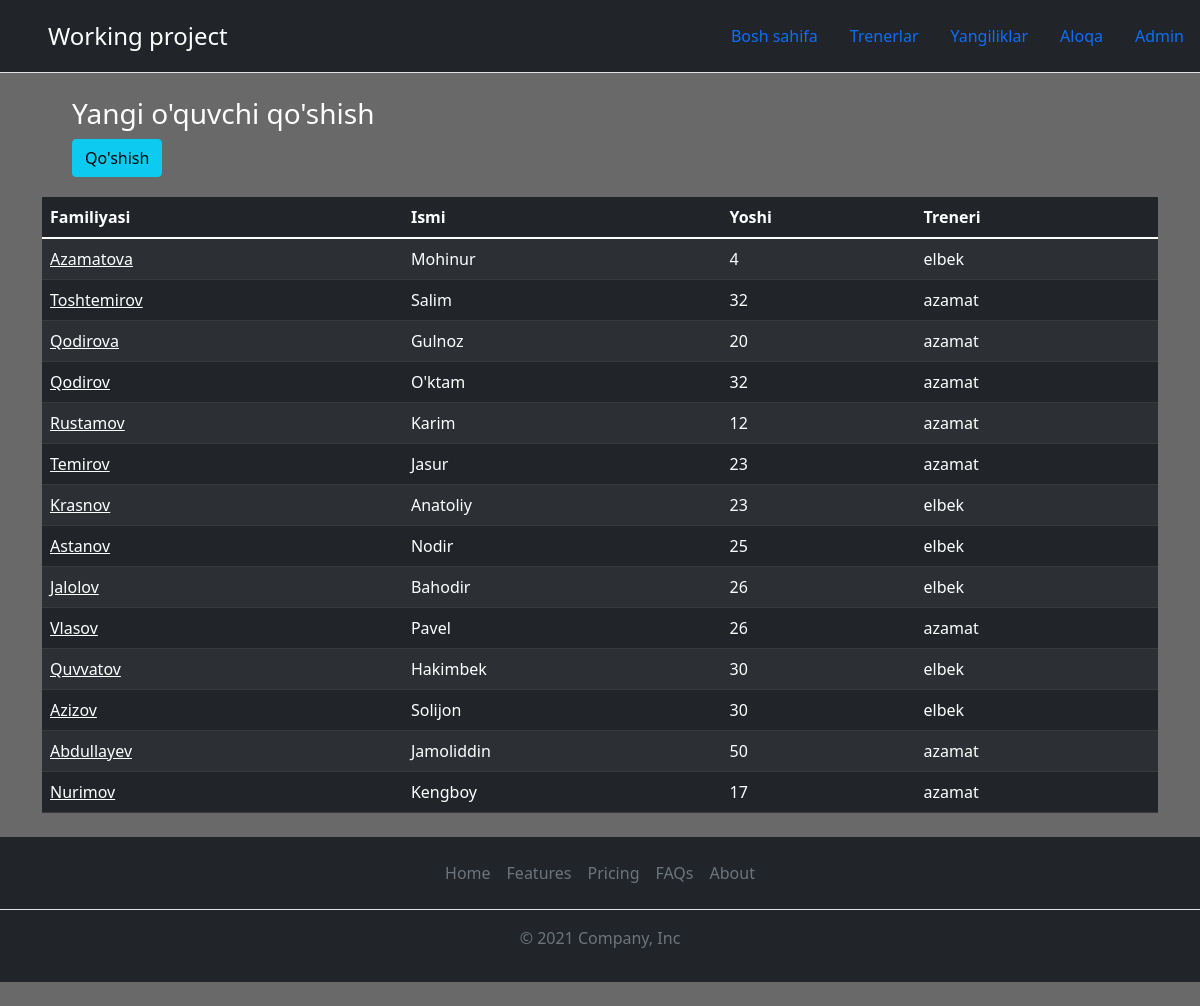
The page / on the database its author committed.
### leads/models.py (models this page shows, shortened)
class Lead(models.Model):
    familiyasi = models.CharField(max_length=20)
    ismi = models.CharField(max_length=20)
    yoshi = models.IntegerField(default=0)
    full = models.TextField()
    agent = models.ForeignKey("Agent", on_delete=models.CASCADE)

class Agent(models.Model):
    user = models.OneToOneField(User, on_delete=models.CASCADE)
    def __str__(self):
        return str(self.user)

class User(AbstractUser):
    pass

### leads/views.py (the view)
def index(request):
    leads  = models.Lead.objects.all()
    context = {
        "leads": leads
    }
    return render(request, "index.html", context)

### template/index.html (shortened to what this page needs)
{% extends "layout.html" %}
  {% block content %}
<div class="container text-white" style="float: right; padding-bottom: 20px;">
  <h3>Yangi o'quvchi qo'shish</h3>
  <a href="/create" type="submit" class="btn btn-info">Qo'shish</a>
</div>
  <div class="container">
    <table class="table table-dark table-striped">
      <thead>
        <tr>
          <th scope="col">Familiyasi</th>
          <th scope="col">Ismi</th>
          <th scope="col">Yoshi</th>
          <th scope="col">Treneri</th>
        </tr>
      </thead>
      <tbody>
      {% for lead in leads %}
      <div class="tcont countLines">
        <tr>
          <td><a href="/leads/{{ lead.pk }}/" class="text-white">{{lead.familiyasi}}</a></td>
          <td>{{lead.ismi}}</td>
          <td>{{lead.yoshi}}</td>
          <td>{{lead.agent}}</td>
        </tr>
      </div>
      {% endfor %}
      </tbody>
    </table>
    </div>
{% endblock content %}

### template/layout.html (shortened to what this page needs)
{% load static %}
<!DOCTYPE html>
<html lang="en">
<head>
    <link rel="stylesheet" href="https://cdn.jsdelivr.net/npm/bootstrap@5.1.3/dist/css/bootstrap.min.css">
    <link rel="stylesheet" href="https://cdn.jsdelivr.net/npm/bootstrap@5.1.3/dist/js/bootstrap.min.js">
    <link rel="stylesheet" href="{% static 'css/style.css' %}">
</head>
<body>
    <header class="d-flex flex-wrap justify-content-center py-3 mb-4 bg-dark border-bottom">
        <a href="/" class="d-flex align-items-center mb-3 mb-md-0 me-md-auto text-white text-decoration-none">
          <svg class="bi me-2" width="40" height="32"><use xlink:href="#bootstrap"></use></svg>
          <span class="fs-4">Working project</span>
        </a>
        <ul class="nav nav-pills">
          <li class="nav-item"><a href="/" class="nav-link">Bosh sahifa</a></li>
          <li class="nav-item"><a href="/about" class="nav-link">Trenerlar</a></li>
          <li class="nav-item"><a href="#" class="nav-link">Yangiliklar</a></li>
          <li class="nav-item"><a href="#" class="nav-link">Aloqa</a></li>
          <li class="nav-item"><a href="/admin" class="nav-link">Admin</a></li>
        </ul>
      </header>
    {% block content %}
    {% endblock %}
    <div>
        <footer class="py-3 my-4 bg-dark">
          <ul class="nav justify-content-center border-bottom pb-3  mb-3">
            <li class="nav-item"><a href="#" class="nav-link px-2 text-muted">Home</a></li>
            <li class="nav-item"><a href="#" class="nav-link px-2 text-muted">Features</a></li>
            <li class="nav-item"><a href="#" class="nav-link px-2 text-muted">Pricing</a></li>
            <li class="nav-item"><a href="#" class="nav-link px-2 text-muted">FAQs</a></li>
            <li class="nav-item"><a href="#" class="nav-link px-2 text-muted">About</a></li>
          </ul>
          <p class="text-center text-muted">© 2021 Company, Inc</p>
        </footer>
      </div>
</body>
</html>

### static/css/style.css (style rules this page uses)
body { background-color:dimgray; }

### rows shown on the page
Lead: familiyasi "Azamatova", ismi "Mohinur", yoshi "4", agent "elbek"
Lead: familiyasi "Toshtemirov", ismi "Salim", yoshi "32", agent "azamat"
Lead: familiyasi "Qodirova", ismi "Gulnoz", yoshi "20", agent "azamat"
Lead: familiyasi "Qodirov", ismi "O'ktam", yoshi "32", agent "azamat"
Lead: familiyasi "Rustamov", ismi "Karim", yoshi "12", agent "azamat"
Lead: familiyasi "Temirov", ismi "Jasur", yoshi "23", agent "azamat"
Lead: familiyasi "Krasnov", ismi "Anatoliy", yoshi "23", agent "elbek"
Lead: familiyasi "Astanov", ismi "Nodir", yoshi "25", agent "elbek"
Lead: familiyasi "Jalolov", ismi "Bahodir", yoshi "26", agent "elbek"
Lead: familiyasi "Vlasov", ismi "Pavel", yoshi "26", agent "azamat"
Lead: familiyasi "Quvvatov", ismi "Hakimbek", yoshi "30", agent "elbek"
Lead: familiyasi "Azizov", ismi "Solijon", yoshi "30", agent "elbek"
Lead: familiyasi "Abdullayev", ismi "Jamoliddin", yoshi "50", agent "azamat"
Lead: familiyasi "Nurimov", ismi "Kengboy", yoshi "17", agent "azamat"
